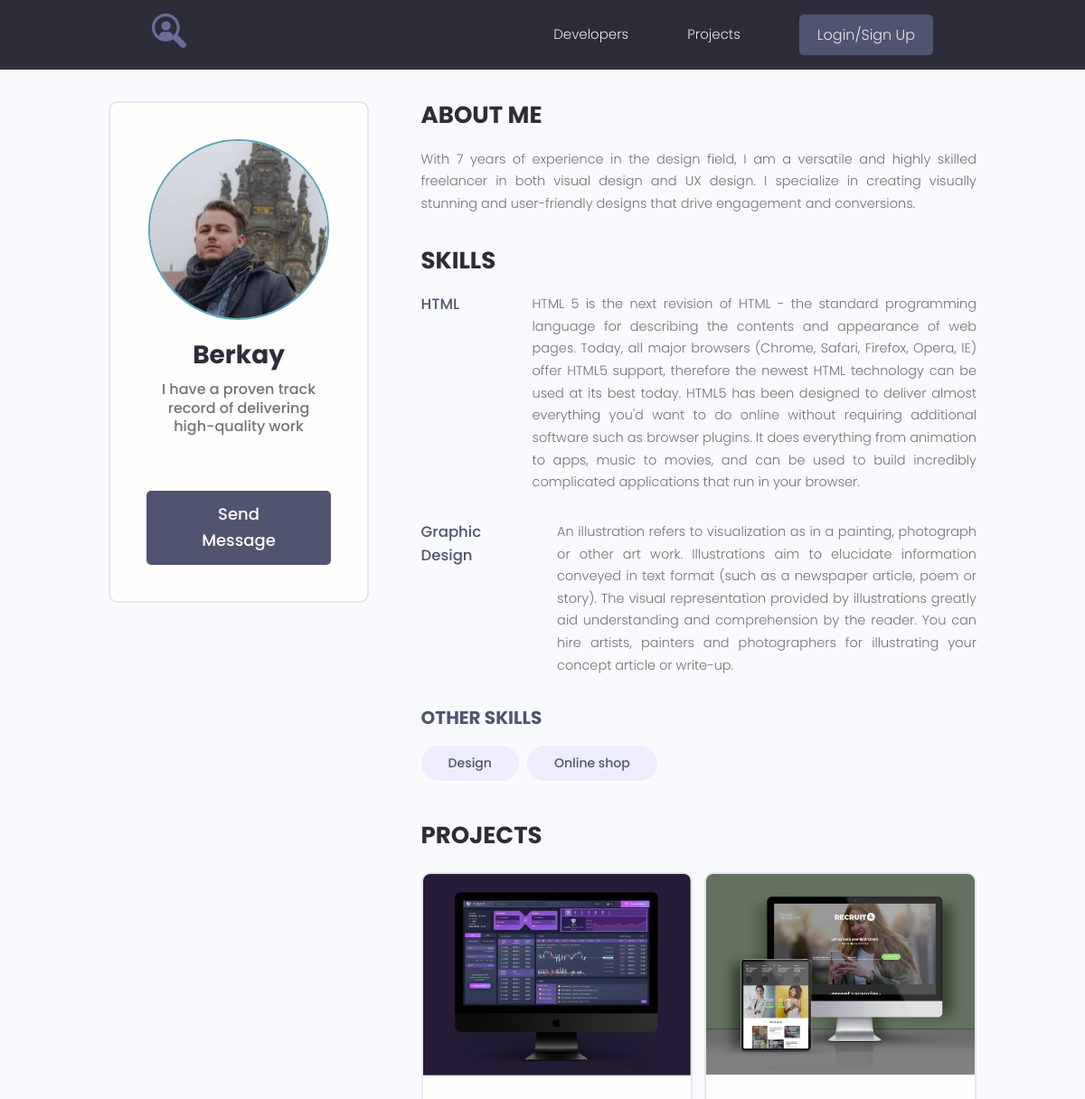
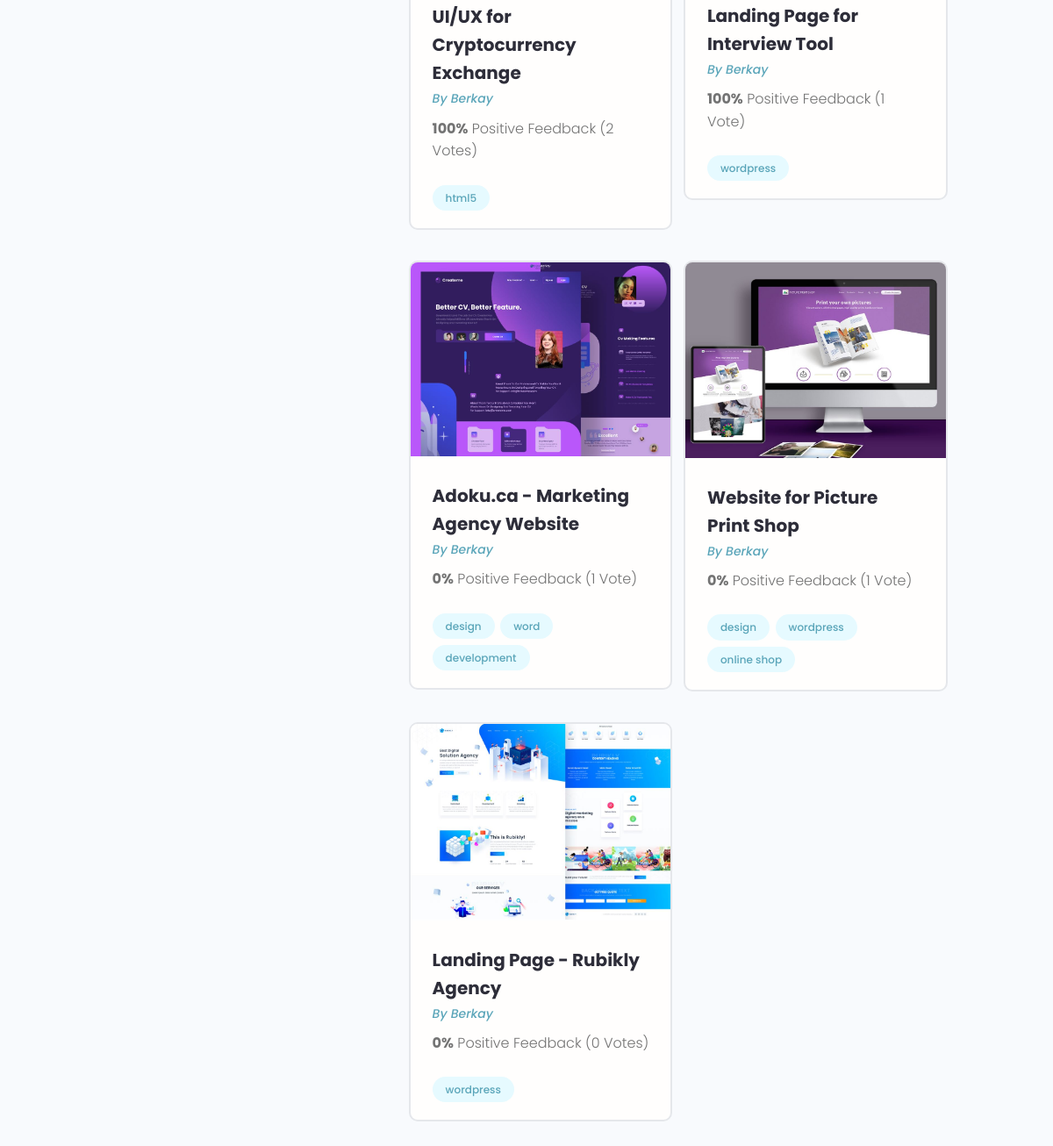
The app's page /profile/2/ with its own data (2 pictures, top to bottom).
### users/models.py (models this page shows, shortened)
class Profile(models.Model):
    user = models.OneToOneField(User, on_delete=models.CASCADE, null=True, blank=True)
    name = models.CharField(max_length=200, null=True, blank=True)
    email = models.EmailField(max_length=200, null=True, blank=True)
    username = models.CharField(max_length=200, null=True, blank=True)
    short_intro = models.CharField(max_length=200, null=True, blank=True)
    bio = models.TextField(null=True, blank=True)
    profile_image = models.ImageField(upload_to="profiles/", default="profiles/user-default.png")
    profile_youtube = models.ImageField(upload_to="profiles/", default="profiles/user-default.png")
    profile_website = models.ImageField(upload_to="profiles/", default="profiles/user-default.png")
    creates = models.DateTimeField(auto_now_add=True)

class Skil(models.Model):
    owner = models.ForeignKey(Profile, on_delete=models.SET_NULL, null=True, blank=True)
    name = models.CharField(max_length=200, null=True, blank=True)
    description = models.TextField(null=True, blank=True)
    creates = models.DateTimeField(auto_now_add=True)
    def __str__(self):
        return self.name

### projects/models.py (models this page shows, shortened)
class Project(models.Model):
    owner = models.ForeignKey(Profile, on_delete=models.SET_NULL, blank=True, null=True)
    title = models.CharField(max_length=200)
    description = models.TextField(blank=True, null=True)
    featured_image = models.ImageField(upload_to="projects/%Y/%m/%d/", default="default.jpg")
    demo_link = models.CharField(max_length=1000, blank=True, null=True)
    source_link = models.CharField(max_length=1000, blank=True, null=True)
    tags = models.ManyToManyField(Tag, blank=True)
    vote_total = models.IntegerField(default=0)
    vote_ratio = models.IntegerField(default=0)
    created = models.DateTimeField(auto_now_add=True)
    class Meta:
        ordering = ['-vote_ratio', '-vote_total', 'title']

class Tag(models.Model):
    name = models.CharField(max_length=200)
    created = models.DateTimeField(auto_now_add=True)
    def __str__(self):
        return self.name

### users/views.py (the view)
# urls.py: path('profile/<str:pk>/', views.user_profile, name='user_profile'),
def user_profile(request, pk):
    prof = Profile.objects.get(id=pk)
    top_skills = prof.skil_set.exclude(description__exact="")
    other_skills = prof.skil_set.filter(description="")
    context = {
        "profile": prof,
        "top_skills": top_skills,
        "other_skills": other_skills
    }
    return render(request, "users/profile.html", context)

### users/templates/users/profile.html (shortened to what this page needs)
{%extends 'projects/base.html'%}
{%block content%}
  <main class="profile my-md">
    <div class="container">
      <div class="layout">
        <div class="column column--1of3">
          <div class="card text-center">
            <div class="card__body dev">
              <img class="avatar avatar--xl" src="{{profile.profile_image.url}}" />
              <h2 class="dev__name">{{profile.name}}</h2>
              <p class="dev__title">{{profile.short_intro}}</p>
              {%if request.user.profile.id != profile.id%}
              <a href="{%url 'create-message' profile.id%}" class="btn btn--sub btn--lg">Send Message </a>
              {%endif%}
            </div>
          </div>
        </div>
        <div class="column column--2of3">
          <div class="devInfo">
            <h3 class="devInfo__title">About Me</h3>
            <p class="devInfo__about">
              {{profile.bio}}</p>
          </div>
          <div class="devInfo">
            <h3 class="devInfo__title">Skills</h3>
            <div class="devInfo__skills">
              {%for skill in top_skills%}
              <div class="devSkill">
                <h4 class="devSkill__title">{{skill.name}}</h4>
                <p class="devSkill__info">
                  {{skill.description}}
                </p>
              </div>
              {%endfor%}
              <h3 class="devInfo__subtitle">Other Skills</h3>
              <div class="devInfo__otherSkills">
                {%for skill in other_skills%}
                <span class="tag tag--pill tag--sub tag--lg">
                  <small>{{skill}}</small>
                </span>
                {%endfor%}
              </div>
            </div>
          </div>
          <div class="devInfo">
            <h3 class="devInfo__title">Projects</h3>
            <div class="grid grid--two">
              {% for project in profile.project_set.all %}
              <div class="column">
                <div class="card project">
                  <a href="{% url 'project' project.id %}" class="project">
                    <img class="project__thumbnail" src="{{project.featured_image.url}}" alt="project thumbnail" />
                  </a>
                    <div class="card__body">
                      <h3 class="project__title">{{project.title}}</h3>
                      <p><a class="project__author" href="{%url 'user_profile' project.owner.id%}">By {{project.owner.name}}</a></p>
                      <p class="project--rating">
                         <span style="font-weight: bold;">{{project.vote_ratio}}%</span> Positive
                    Feedback ({{project.vote_total}} Vote{{project.vote_total|pluralize:'s'}})
                      </p>
                      <div class="project__tags">
                        {%for tag in project.tags.all%}
                        <span class="tag tag--pill tag--main">
                          <small>{{tag}}</small>
                        </span>
                       {%endfor%}
                      </div>
                    </div>
                </div>
              </div>
              {%endfor%}
            </div>
          </div>
        </div>
      </div>
    </div>
  </main>
{%endblock%}

### projects/static/styles/app.css (style rules this page uses)
:root { --color-sub: #2d2d39; }
.btn--sub { background-color: var(--color-sub-light); }
.card { border: 2px solid var(--color-light); }
img { width: 100%; }
.profile .card > .dev { padding: 4rem; }
.dev__name { color: var(--color-sub); font-size: 2.8rem; font-weight: 700; margin-top: 1rem; margin-bottom: 0.5rem; }
.dev__title { font-size: 1.6rem; font-weight: 500; line-height: 1.3; }
.devInfo { margin-bottom: 3rem; }
.devInfo__title, .devInfo__subtitle { font-size: 2.6rem; color: var(--color-sub); text-transform: uppercase; font-weight: 700; margin-bottom: 1.5rem; }
.devInfo__subtitle { font-size: 2rem; color: var(--color-sub-light); }
.devInfo__about, .devSkill__info { font-size: 1.45rem; line-height: 1.7; text-align: justify; }
.devSkill { margin-bottom: 3rem; }
.devSkill__title { font-size: 1.65rem; font-weight: 500; color: var(--color-sub-light); }
@media screen and (min-width: 700px) { .devSkill { display: flex; justify-content: space-between; gap: 3rem; } }
@media screen and (min-width: 700px) { .devSkill__info { flex-basis: 80%; } }
.project__author { font-size: 1.4rem; font-style: italic; }
.project--rating { margin-bottom: 1.6em; margin-top: .5em; }
.project__thumbnail { object-fit: cover; object-position: top center; width: 100%; }
.project__title { font-size: 2rem; font-weight: 700; color: var(--color-sub); }

### projects/static/uikit/styles/modules/_variables.css (style rules this page uses)
:root { --color-main: #5aa5b9; --color-main-light: #e6faff; --color-sub: #3f4156; --color-sub-light: #51546e; --color-sub-lighter: #ededfd; --color-text: #737373; --color-gray: #8b8b8b; --color-light: #e5e7eb; --color-light-gray: #767676; --color-bg: #f8fafd; --color-white: #fffefd; --color-white-light: #f3f3f3; --color-success: #359e64; --color-success-bg: #def8e8; --color-error: #fc4b0b; --color-error-bg: #fff2ee; --font-base: 'Poppins', arial, helvetica, 'Segoe UI', roboto, ubuntu, sans-serif; --font-monospace: 'Fira Code', 'Courier New', courier, monospace; --font-regular: 300; --font-medium: 500; --font-bold: 700; --generic-shadow: 1px 1px 5px #00000010; --generic-transition: all 0.3s ease-in-out; }

### projects/static/uikit/styles/modules/_base.css (style rules this page uses)
* { margin: 0; padding: 0; box-sizing: border-box; text-rendering: optimizeLegibility; color: inherit; font-size: inherit; }
html { font-size: 50%; }
@media only screen and (min-width: 480px) { html { font-size: 56.25%; } }
@media only screen and (min-width: 1200px) { html { font-size: 62.5%; } }
body { line-height: 1.6; font-weight: 400; font-size: 1.5rem; color: var(--color-text); background-color: var(--color-bg); min-height: 100vh; }

### projects/static/uikit/styles/modules/_typography.css (style rules this page uses)
* { font-family: var(--font-base); }
h2 { font-size: 3.6rem; font-weight: var(--font-bold); }
h3 { font-size: 3.2rem; font-weight: var(--font-medium); }
h4 { font-size: 2.8rem; font-weight: var(--font-medium); }
p, span, strong { font-size: 1.6rem; color: var(--color-text); font-weight: var(--font-regular); }
a { padding-bottom: 2px; text-decoration: none; display: inline-block; color: var(--color-main); font-weight: var(--font-medium); }

### projects/static/uikit/styles/modules/_utilities.css (style rules this page uses)
.container { width: 92%; max-width: 165rem; margin: 0 auto; box-sizing: border-box; }
@media screen and (min-width: 1000px) { .container { width: 90%; } }
@media screen and (min-width: 1200px) { .container { width: 80%; } }
.text-center { text-align: center; }
.my-md { margin: 3rem auto; }

### projects/static/uikit/styles/modules/_avatar.css (style rules this page uses)
.avatar { border-radius: 50%; border: 2px solid var(--color-main); object-fit: cover; }
.avatar--xl { height: 20rem; width: 20rem; }

### projects/static/uikit/styles/modules/_button.css (style rules this page uses)
.btn { display: inline-block; position: relative; cursor: pointer; background-color: var(--color-light); font-weight: var(--font-medium); color: var(--color-sub); text-decoration: none; padding: 1rem 2rem; border-radius: 0.5rem; border: none; width: -webkit-fit-content; width: -moz-fit-content; width: fit-content; height: -webkit-fit-content; height: -moz-fit-content; height: fit-content; font-size: 1.6rem; outline-width: 0; outline-color: transparent; -webkit-backface-visibility: hidden; backface-visibility: hidden; transition: all 0.3s ease-in-out; }
.btn--sub { background-color: var(--color-sub); color: var(--color-white); }
.btn--lg { font-size: 1.8rem; padding: 1.2rem 4.5rem; }

### projects/static/uikit/styles/modules/_card.css (style rules this page uses)
.card { border-radius: 1rem; background-color: var(--color-white); border: 1.5px solid var(--color-light); width: auto; height: auto; margin-top: 0.5rem; margin-bottom: 0.5rem; overflow: hidden; }
.card__body, .card__header { padding: 2rem 2.5rem; }

### records on screen
Profile: profile_image (picture), name "Berkay", short_intro "I have a proven track record of delivering high-quality work", bio "With 7 years of experience in the design field, I am a versatile and highly skilled freelancer in both visual design and UX design. I specialize in creating visually stunning and user-friendly designs that drive engagement and conversions."
Skil: name "HTML", description "HTML 5 is the next revision of HTML - the standard programming language for describing the contents and appearance of web pages. Today, all major browsers (Chrome, Safari, Firefox, Opera, IE) offer HTML5 support, therefore the newest HTML technology can be used at its best today. HTML5 has been designed to deliver almost everything you'd want to do online without requiring additional software such as browser plugins. It does everything from animation to apps, music to movies, and can be used to build incredibly complicated applications that run in your browser."
Skil: name "Graphic Design", description "An illustration refers to visualization as in a painting, photograph or other art work. Illustrations aim to elucidate information conveyed in text format (such as a newspaper article, poem or story). The visual representation provided by illustrations greatly aid understanding and comprehension by the reader. You can hire artists, painters and photographers for illustrating your concept article or write-up."
Skil: name "Design"
Skil: name "Online shop"
Project: featured_image (picture), title "UI/UX for Cryptocurrency Exchange", owner.name "Berkay", vote_ratio "100", vote_total "2"
Tag: name "html5"
Project: featured_image (picture), title "Landing Page for Interview Tool", owner.name "Berkay", vote_ratio "100", vote_total "1"
Tag: name "wordpress"
Project: featured_image (picture), title "Adoku.ca - Marketing Agency Website", owner.name "Berkay", vote_ratio "0", vote_total "1"
Tag: name "design"
Tag: name "word"
Tag: name "development"
Project: featured_image (picture), title "Website for Picture Print Shop", owner.name "Berkay", vote_ratio "0", vote_total "1"
Tag: name "wordpress"
Tag: name "online shop"
Project: featured_image (picture), title "Landing Page - Rubikly Agency", owner.name "Berkay", vote_ratio "0", vote_total "0"
